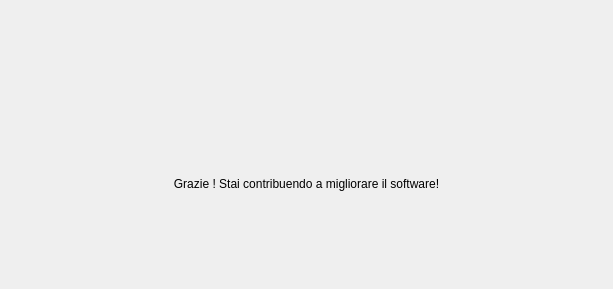
<?xml version="1.0" encoding="UTF-8"?>
<ui version="4.0">
 <class>WizardGui_s3</class>
 <widget class="QWizardPage" name="WizardGui_s3">
  <property name="geometry">
   <rect>
    <x>0</x>
    <y>0</y>
    <width>613</width>
    <height>289</height>
   </rect>
  </property>
  <property name="contextMenuPolicy">
   <enum>Qt::NoContextMenu</enum>
  </property>
  <property name="windowTitle">
   <string>WizardPage</string>
  </property>
  <property name="subTitle">
   <string/>
  </property>
  <layout class="QGridLayout" name="gridLayout">
   <item row="0" column="0">
    <widget class="QLabel" name="labelText">
     <property name="enabled">
      <bool>true</bool>
     </property>
     <property name="mouseTracking">
      <bool>true</bool>
     </property>
     <property name="autoFillBackground">
      <bool>false</bool>
     </property>
     <property name="frameShape">
      <enum>QFrame::NoFrame</enum>
     </property>
     <property name="frameShadow">
      <enum>QFrame::Plain</enum>
     </property>
     <property name="text">
      <string>&lt;html&gt;&lt;head/&gt;&lt;body&gt;&lt;p align=&quot;center&quot;&gt;&lt;br/&gt;&lt;/p&gt;&lt;p align=&quot;center&quot;&gt;&lt;br/&gt;&lt;/p&gt;&lt;p align=&quot;center&quot;&gt;Grazie ! Stai contribuendo a migliorare il software!&lt;/p&gt;&lt;/body&gt;&lt;/html&gt;</string>
     </property>
     <property name="textFormat">
      <enum>Qt::AutoText</enum>
     </property>
     <property name="scaledContents">
      <bool>false</bool>
     </property>
     <property name="wordWrap">
      <bool>false</bool>
     </property>
    </widget>
   </item>
  </layout>
 </widget>
 <resources/>
 <connections/>
</ui>
